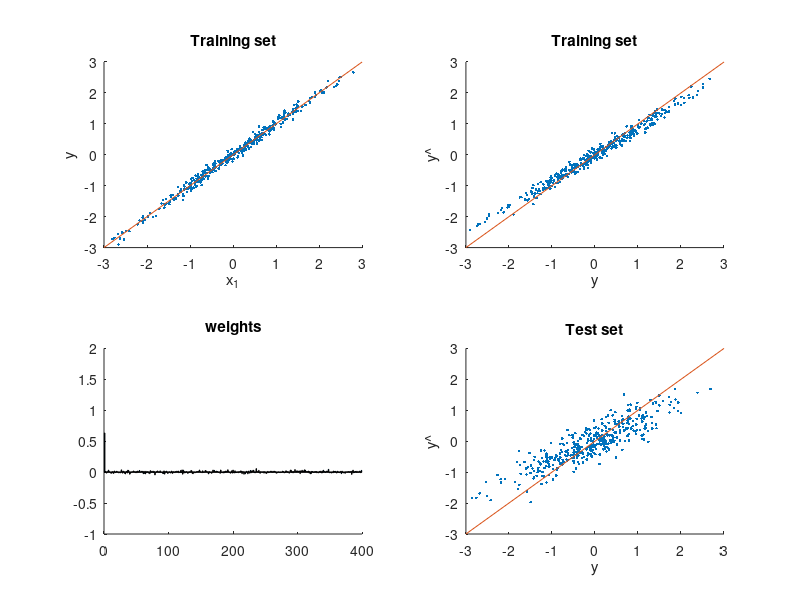

Write the MATLAB code that produced this figure.
rng(1);
N = 400;
p = 399;
noise = .1;

X = randn(N,p);
y = X(:,1) + noise * randn(N,1);

Xtest = randn(N,p);
ytest = Xtest(:,1) + noise * randn(N,1);


lambda = 100;

w = (X'*X + lambda*eye(p)) \ X'*y;

yhat = X*w;

figure(1); 
subplot(2,2,1); cla; hold on
plot(X(:,1), y, '.');
xlabel('x_1');
ylabel('y');
title('Training set');
axis([-3 3 -3 3]);
plot([-3 3], [-3 3]);


subplot(2,2,2); cla; hold on
plot(y, yhat, '.');
xlabel('y');
ylabel('y^');
title('Training set');
axis([-3 3 -3 3]);
plot([-3 3], [-3 3]);

subplot(2,2,3); cla; hold on
bar(w);
title('weights')
axis([0 p+1 -1 2])

subplot(2,2,4); cla; hold on
plot(ytest, Xtest*w, '.');
xlabel('y');
ylabel('y^');
title('Test set');
axis([-3 3 -3 3]);
plot([-3 3], [-3 3]);
